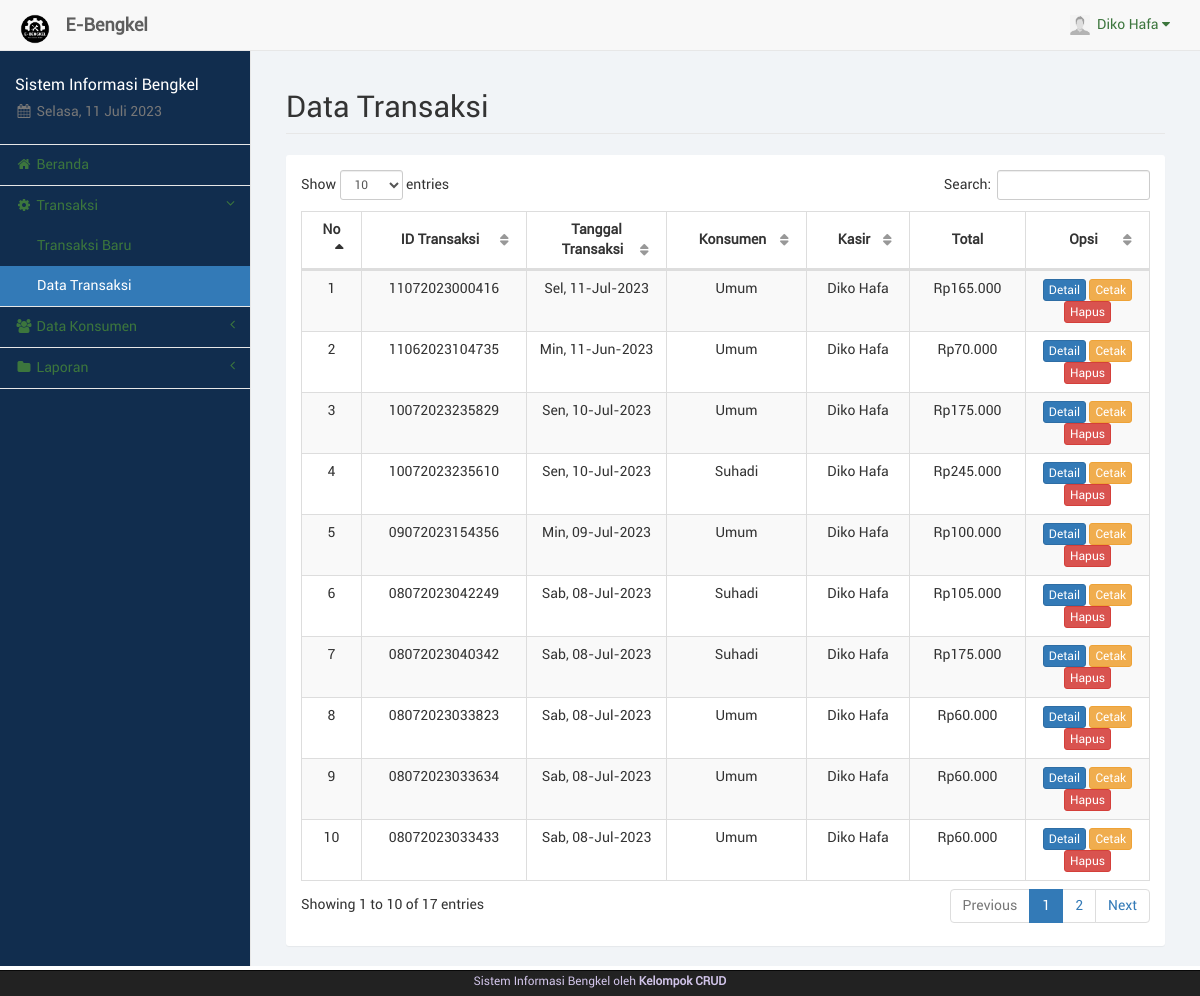
The page /kasir/trx.php (signed in) on the database as committed earlier.
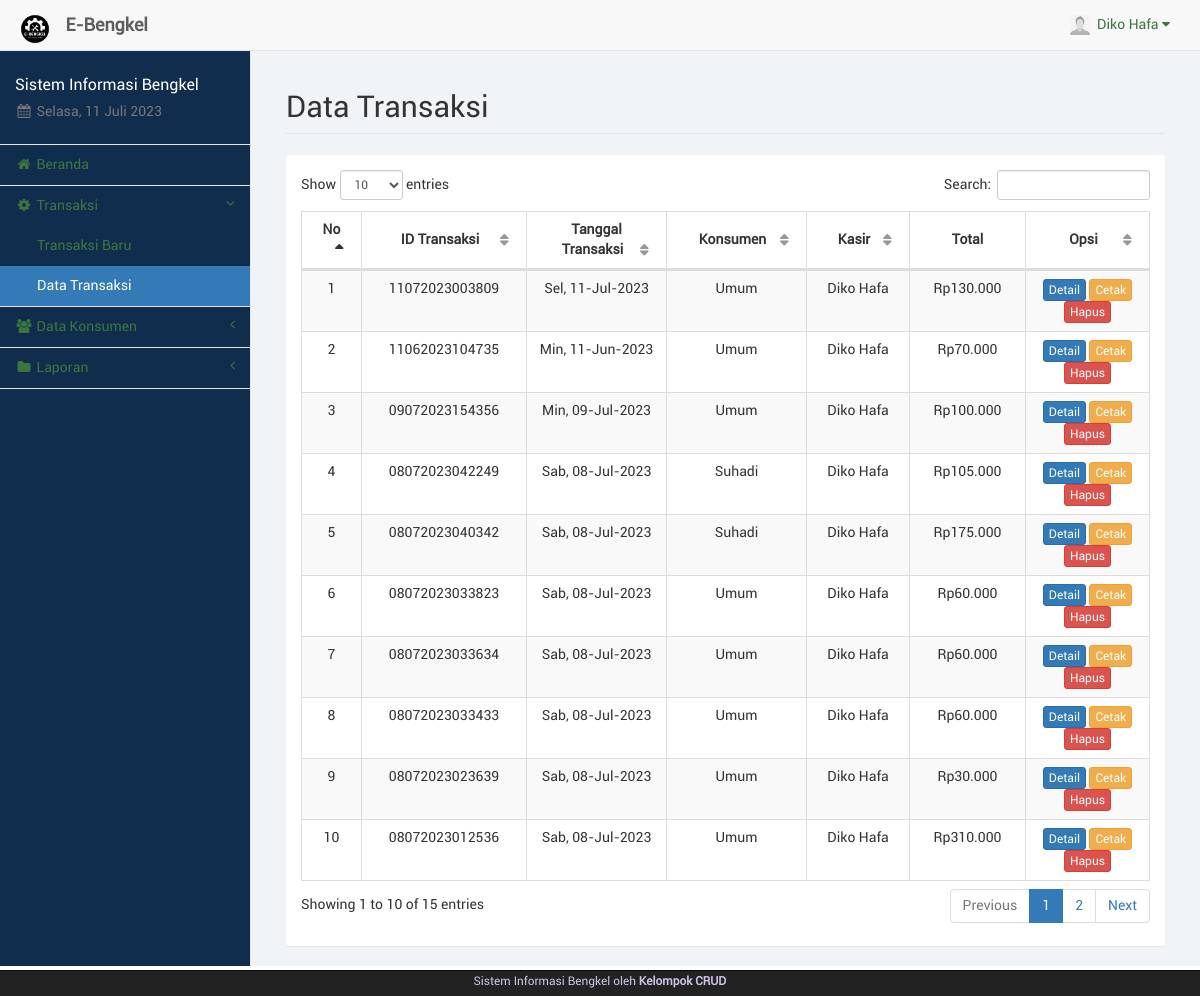
The same page on the database as committed later.
### tables this page shows
CREATE TABLE `trx` (
  `id_trx` varchar(20) NOT NULL,
  `id_kon` int(11) NOT NULL,
  `tgl_trx` date NOT NULL,
  `total` varchar(20) NOT NULL,
  `id_kasir` int(11) NOT NULL
);

CREATE TABLE `konsumen` (
  `id_kon` int(11) NOT NULL,
  `nama_kon` varchar(50) NOT NULL,
  `telp_kon` varchar(20) NOT NULL,
  `alamat_kon` text NOT NULL
);

CREATE TABLE `kasir` (
  `id_kasir` int(11) NOT NULL,
  `nama_kasir` varchar(50) NOT NULL,
  `telp_kasir` varchar(20) NOT NULL,
  `user_kasir` varchar(50) NOT NULL,
  `pass_kasir` varchar(100) NOT NULL,
  `foto_kasir` text NOT NULL,
  `id_adm` int(11) NOT NULL
);

### kasir/dist/function/format_tanggal.php (called while the page is built, shortened)
<?php
	function format_tanggal($tgl) {
		$blns = array("", "Jan", "Feb", "Mar", "Apr", "Mei", "Jun", "Jul", "Ags", "Sep", "Okt", "Nov", "Des");
		$hrs = array("Min", "Sen", "Sel", "Rab", "Kam", "Jum", "Sab");
		$tgls = getdate(strtotime($tgl));
		$hr = (strlen($tgls['mday']) == 1 ? "0". $tgls['mday'] : $tgls['mday']);
		$tanggal = $hrs[$tgls['wday']] .", ". $hr ."-". $blns[$tgls['mon']] ."-". $tgls['year'];
		return $tanggal;
	}
?>

### kasir/dist/function/format_rupiah.php (called while the page is built, shortened)
<?php
	function format_rupiah($rp) {
		$jumlah = number_format($rp, 0, ",", ".");
		$rupiah = "Rp". $jumlah;
		return $rupiah;
	}
?>

### kasir/trx.php (the view, shortened to what this page needs)
<?php
	include("sess_check.php");
	include("layout_top.php");
	include("dist/function/format_tanggal.php");
	include("dist/function/format_rupiah.php");
?>
		<div id="page-wrapper">
            <div class="container-fluid">
                <div class="row">
                    <div class="col-lg-12">
                        <h1 class="page-header">Data Transaksi</h1>
                    </div>
                </div>
				<div class="row">
					<div class="col-lg-12"><?php include("layout_alert.php"); ?></div>
				</div>
				<div class="row">
					<div class="col-lg-12">
						<div class="panel panel-default">
							<div class="panel-body">
								<table class="table table-striped table-bordered table-hover" id="tabel-data">
									<thead>
										<tr>
											<th width="1%">No</th>
											<th width="10%">ID Transaksi</th>
											<th width="10%">Tanggal Transaksi</th>
											<th width="8%">Konsumen</th>
											<th width="8%">Kasir</th>
											<th width="8%">Total</th>
											<th width="10%">Opsi</th>
										</tr>
									</thead>
									<tbody>
										<?php
											$i = 1;
											$sql = "SELECT trx.*, konsumen.*, kasir.* FROM trx, konsumen, kasir WHERE
													trx.id_kon=konsumen.id_kon AND trx.id_kasir=kasir.id_kasir ORDER BY trx.id_trx DESC";
											$ress = mysqli_query($conn, $sql);
											while($data = mysqli_fetch_array($ress)) {
												echo '<tr>';
												echo '<td class="text-center">'. $i .'</td>';
												echo '<td class="text-center">'. $data['id_trx'] .'</td>';
												echo '<td class="text-center">'. format_tanggal($data['tgl_trx']) .'</td>';
												echo '<td class="text-center">'. $data['nama_kon'] .'</td>';
												echo '<td class="text-center">'. $data['nama_kasir'] .'</td>';
												echo '<td class="text-center">'. format_rupiah($data['total']) .'</td>';
												echo '<td class="text-center">
													  <a href="#myModal" data-toggle="modal" data-load-code="'.$data['id_trx'].'" data-remote-target="#myModal .modal-body" class="btn btn-primary btn-xs">Detail</a>
												';?>
													  <a href="trx_cetak.php?id=<?php echo $data['id_trx'];?>" target="_blank" class="btn btn-warning btn-xs">Cetak</a>
													  <a href="trx_hapus.php?trx=<?php echo $data['id_trx'];?>" onclick="return confirm('Apakah anda yakin akan menghapus <?php echo $data['id_trx'];?>?');" class="btn btn-danger btn-xs">Hapus</a>
												<?php
													  echo '</td>';
												echo '</tr>';
												$i++;
											}
										?>
									</tbody>
								</table>
							</div>
						</div>
					</div>
				</div>
            </div>
        </div>
<?php
	include("layout_bottom.php");
?>

Rows that differ between the two databases and show on the page:
removed trx: id_trx "11072023000416", tgl_trx "Sel, 11-Jul-2023", id_kon.nama_kon "Umum", id_kasir.nama_kasir "Diko Hafa", total "Rp165.000"
removed trx: id_trx "10072023235829", tgl_trx "Sen, 10-Jul-2023", id_kon.nama_kon "Umum", id_kasir.nama_kasir "Diko Hafa", total "Rp175.000"
removed trx: id_trx "10072023235610", tgl_trx "Sen, 10-Jul-2023", id_kon.nama_kon "Suhadi", id_kasir.nama_kasir "Diko Hafa", total "Rp245.000"
added trx: id_trx "11072023003809", tgl_trx "Sel, 11-Jul-2023", id_kon.nama_kon "Umum", id_kasir.nama_kasir "Diko Hafa", total "Rp130.000"
now on this page (row unchanged): trx: id_trx "08072023023639", tgl_trx "Sab, 08-Jul-2023", id_kon.nama_kon "Umum", id_kasir.nama_kasir "Diko Hafa", total "Rp30.000"
now on this page (row unchanged): trx: id_trx "08072023012536", tgl_trx "Sab, 08-Jul-2023", id_kon.nama_kon "Umum", id_kasir.nama_kasir "Diko Hafa", total "Rp310.000"
Other text that changed with them:
text written by a page script: "Show entries Search: Showing 1 to 10 of 17 entries Previous 1 2 Next" → "Show entries Search: Showing 1 to 10 of 15 entries Previous 1 2 Next"
